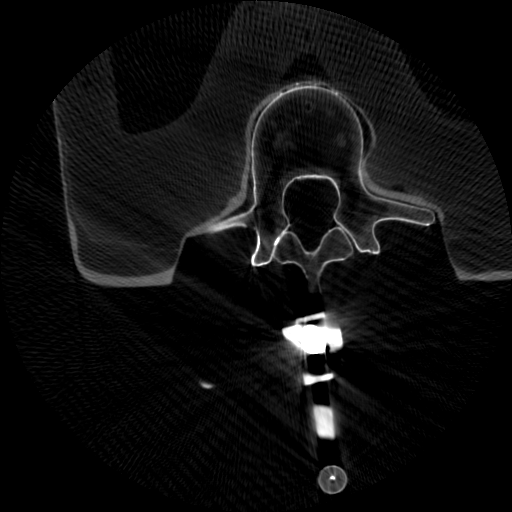
#> input picture 59.png, 512 x 512 px, found by its file name
$ jupyter execute circle.ipynb
#> lines starting #> are read from the running program, lines starting #| are printed output that depends on the picture; after the words box and inside, x2 and y2 are one past the last pixel; in counts of white or black regions, pixels touching at a corner belong together
[cell 1]
from PIL import Image
import matplotlib.pyplot as plt
import numpy as np
import cv2

# Read image.
img = cv2.imread('TCA_Training/59.png', cv2.IMREAD_COLOR)
#> img is the input picture: shape (512, 512, 3); min 0, max 255, mean 14.6

brightness_factor = 5  # Adjust this value as needed.

# Multiply the pixel values by the brightness factor.
enhanced_img = cv2.convertScaleAbs(img, alpha=brightness_factor, beta=0)
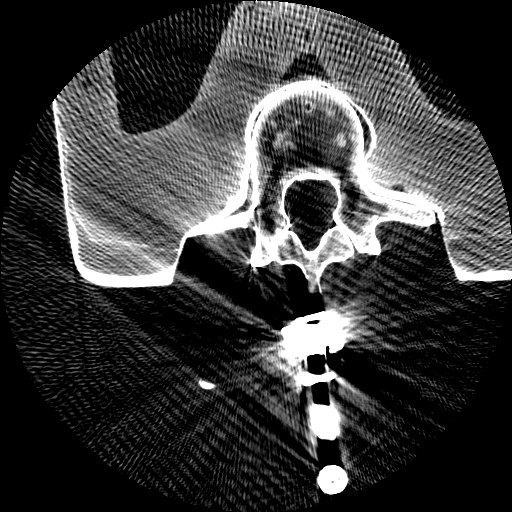
#> enhanced_img: shape (512, 512, 3); min 0, max 255, mean 56.3

# Convert the enhanced image to grayscale.
gray = cv2.cvtColor(enhanced_img, cv2.COLOR_BGR2GRAY)

# Binarize the grayscale image.
_, binary_image = cv2.threshold(gray, 128, 255, cv2.THRESH_BINARY)
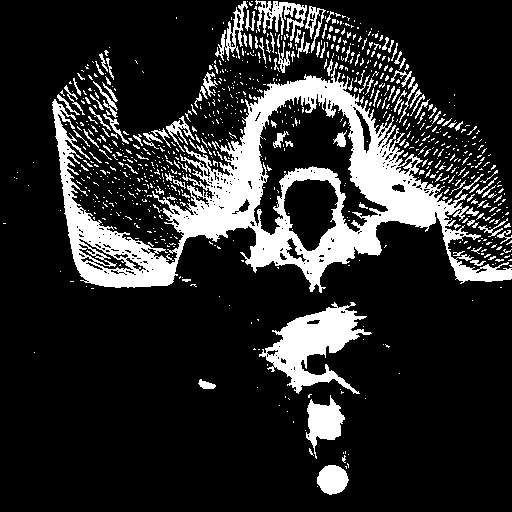
#> binary_image: shape (512, 512); 17.1% white; 871 white regions (751 under 20 px), largest, box (x1, y1, x2, y2) and area: (52, 62, 512, 293) 27522, (259, 302, 372, 394) 4350, (306, 395, 345, 459) 1238

# Fill in the shapes (contours) in the binary image.
binary_image = cv2.morphologyEx(binary_image, cv2.MORPH_CLOSE, np.ones((5, 5), np.uint8))
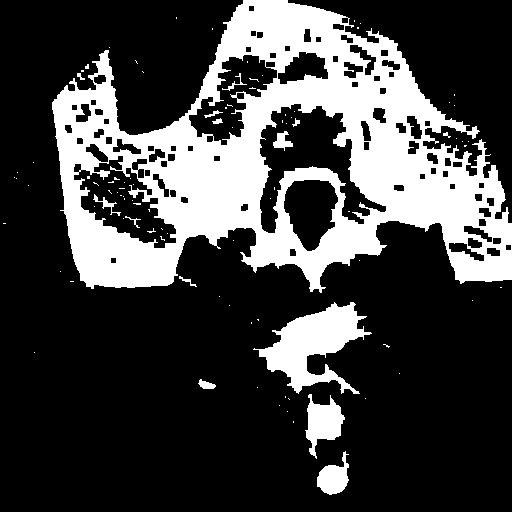
#> binary_image: shape (512, 512); 25.9% white; 95 white regions (80 under 20 px), largest, box (x1, y1, x2, y2) and area: (52, 0, 512, 293) 59944, (253, 302, 372, 394) 4768, (305, 394, 345, 459) 1336


# Apply Hough transform on the filled binary image.
detected_circles = cv2.HoughCircles(binary_image,
                                   cv2.HOUGH_GRADIENT, 1, 20, param1=50,
                                   param2=5, minRadius=0, maxRadius=20)
#> detected_circles = 151 rows, first 8: [109.5, 186.5, 19.4], [110.5, 144.5, 19.4], [124.5, 161.5, 18.3], [255.5, 68.5, 19.4], [321.5, 385.5, 18.3], [88.5, 165.5, 19.4], [459.5, 146.5, 19.4], [325.5, 420.5, 19.4]

# Draw circles that are detected.
if detected_circles is not None:
    # Convert the circle parameters a, b, and r to integers.
    detected_circles = np.uint16(np.around(detected_circles))
#> detected_circles = 151 rows, first 8: [110, 186, 19], [110, 144, 19], [124, 162, 18], [256, 68, 19], [322, 386, 18], [88, 166, 19], [460, 146, 19], [326, 420, 19]

    # Limit the number of circles to be drawn (e.g., 3 circles).
    num_circles_to_draw = 1

    for i, pt in enumerate(detected_circles[0, :]):
        if i >= num_circles_to_draw:
            break
        a, b, r = pt[0], pt[1], pt[2]

        # Draw the circumference of the circle.
        cv2.circle(img, (a, b), r, (255, 100, 255), 2)

        # Draw a small circle (of radius 1) to show the center.
        cv2.circle(img, (a, b), 1, (255, 0, 0), 2)
#> this loop made 2 passes
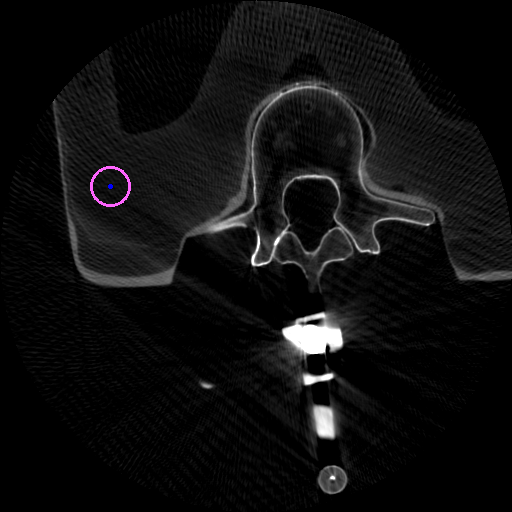
#> img: shape (512, 512, 3); 0.14% of pixels changed, all inside (x1, y1, x2, y2) = (90, 166, 131, 207)

    plt.imshow(img, cmap='gray', interpolation='bicubic')
    plt.show()
else:
    print("Nothing to see here!")

$ run again, with 24.png copied over 59.png
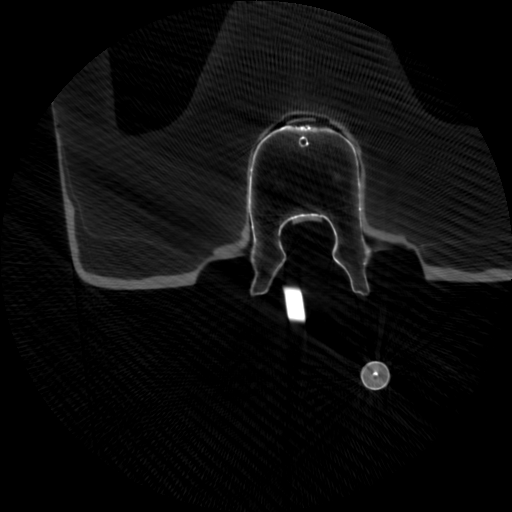
#> input picture 24.png, 512 x 512 px, found by its file name
#> img is the input picture: shape (512, 512, 3); min 0, max 255, mean 12.3
#> `binary_image = cv2.morphologyEx(binary_image, cv2.MORPH_CLOSE, np.ones..`:
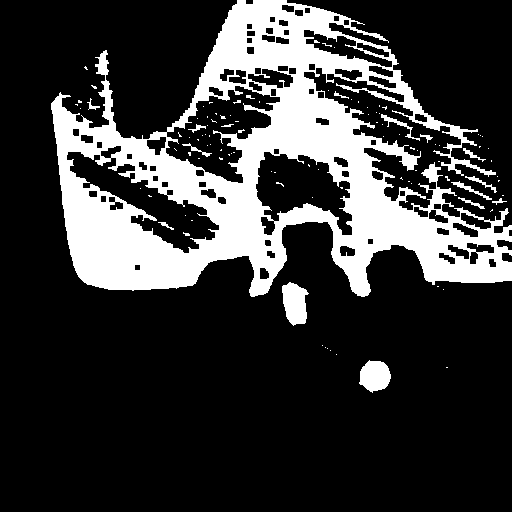
#> binary_image: shape (512, 512); 21.8% white; 107 white regions (90 under 20 px), largest, box (x1, y1, x2, y2) and area: (51, 0, 512, 297) 54289, (282, 282, 309, 326) 843, (359, 360, 391, 393) 766
#> `detected_circles = cv2.HoughCircles(binary_image, cv2.HOUGH_GRADIENT, ..`: detected_circles = 137 rows, first 8: [450.5, 198.5, 19.4], [389.5, 134.5, 19.4], [375.5, 376.5, 16.4], [181.5, 139.5, 19.4], [268.5, 86.5, 17.2], [385.5, 81.5, 17.2], [347.5, 52.5, 17.2], [364.5, 98.5, 19.4]
#> `detected_circles = np.uint16(np.around(detected_circles))`: detected_circles = 137 rows, first 8: [450, 198, 19], [390, 134, 19], [376, 376, 16], [182, 140, 19], [268, 86, 17], [386, 82, 17], [348, 52, 17], [364, 98, 19]
#> the loop `for i, pt in enumerate(detected_circles[0, :]):` made 2 passes
#> after the loop `for i, pt in enumerate(detected_circles[0, :]):`:
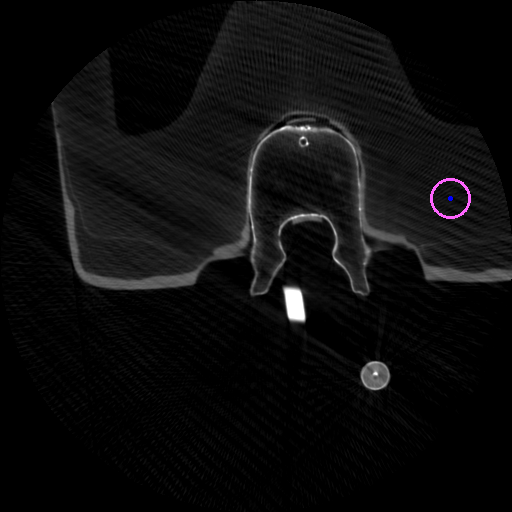
#> img: shape (512, 512, 3); 0.14% of pixels changed, all inside (x1, y1, x2, y2) = (430, 178, 471, 219)

$ run again, with 41.png copied over 59.png
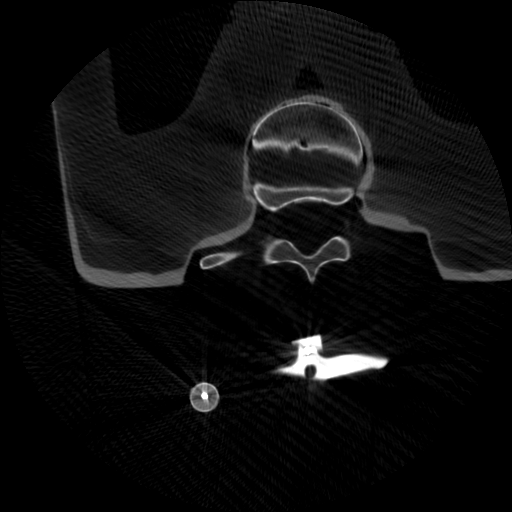
#> input picture 41.png, 512 x 512 px, found by its file name
#> img is the input picture: shape (512, 512, 3); min 0, max 255, mean 14.4
#> `binary_image = cv2.morphologyEx(binary_image, cv2.MORPH_CLOSE, np.ones..`:
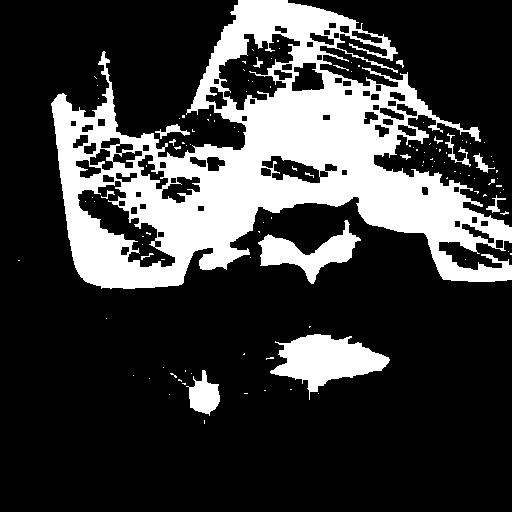
#> binary_image: shape (512, 512); 23.5% white; 115 white regions (98 under 20 px), largest, box (x1, y1, x2, y2) and area: (51, 0, 512, 289) 53144, (270, 334, 390, 400) 3933, (258, 220, 361, 284) 2398
#> `detected_circles = cv2.HoughCircles(binary_image, cv2.HOUGH_GRADIENT, ..`: detected_circles = 129 rows, first 8: [203.5, 397.5, 15.6], [364.5, 75.5, 19.4], [117.5, 158.5, 19.4], [387.5, 89.5, 19.4], [477.5, 181.5, 19.4], [261.5, 79.5, 19.4], [281.5, 59.5, 19.4], [300.5, 183.5, 19.4]
#> `detected_circles = np.uint16(np.around(detected_circles))`: detected_circles = 129 rows, first 8: [204, 398, 16], [364, 76, 19], [118, 158, 19], [388, 90, 19], [478, 182, 19], [262, 80, 19], [282, 60, 19], [300, 184, 19]
#> the loop `for i, pt in enumerate(detected_circles[0, :]):` made 2 passes
#> after the loop `for i, pt in enumerate(detected_circles[0, :]):`:
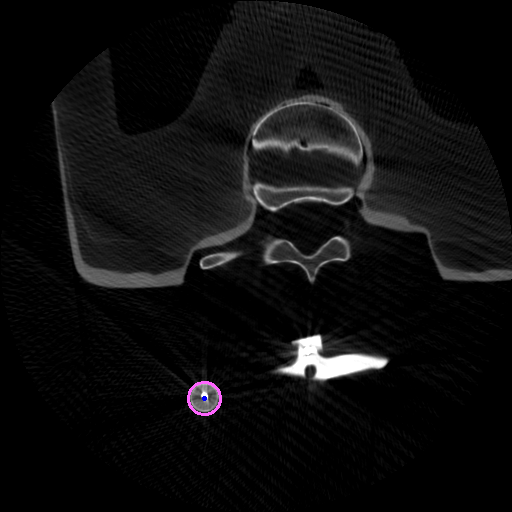
#> img: shape (512, 512, 3); 0.13% of pixels changed, all inside (x1, y1, x2, y2) = (187, 381, 222, 416)

$ run again, with 6.png copied over 59.png
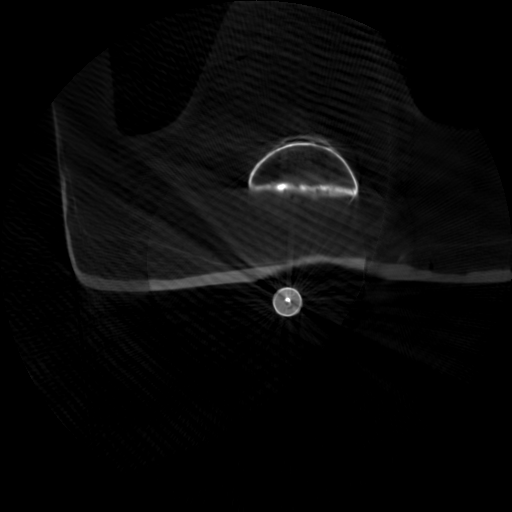
#> input picture 6.png, 512 x 512 px, found by its file name
#> img is the input picture: shape (512, 512, 3); min 0, max 255, mean 8.6
#> `binary_image = cv2.morphologyEx(binary_image, cv2.MORPH_CLOSE, np.ones..`:
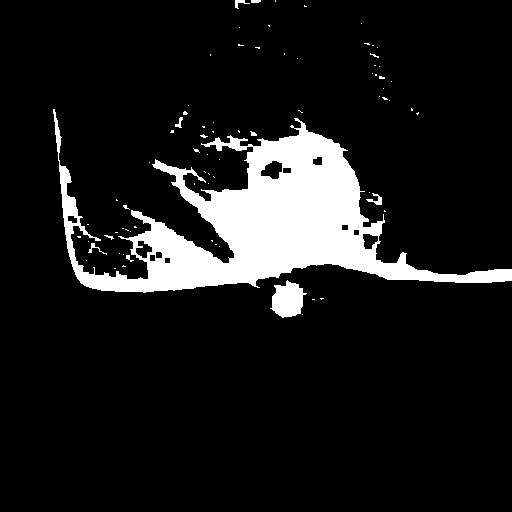
#> binary_image: shape (512, 512); 10.8% white; 77 white regions (67 under 20 px), largest, box (x1, y1, x2, y2) and area: (53, 109, 512, 293) 26813, (270, 280, 307, 318) 915, (366, 193, 382, 205) 79
#> `detected_circles = cv2.HoughCircles(binary_image, cv2.HOUGH_GRADIENT, ..`: detected_circles = 60 rows, first 8: [287.5, 298.5, 18], [80.5, 245.5, 15], [151.5, 239.5, 19.4], [128.5, 272.5, 18.3], [110.5, 253.5, 19.4], [235.5, 154.5, 17.2], [263.5, 156.5, 17.2], [192.5, 186.5, 14.9]
#> `detected_circles = np.uint16(np.around(detected_circles))`: detected_circles = 60 rows, first 8: [288, 298, 18], [80, 246, 15], [152, 240, 19], [128, 272, 18], [110, 254, 19], [236, 154, 17], [264, 156, 17], [192, 186, 15]
#> the loop `for i, pt in enumerate(detected_circles[0, :]):` made 2 passes
#> after the loop `for i, pt in enumerate(detected_circles[0, :]):`:
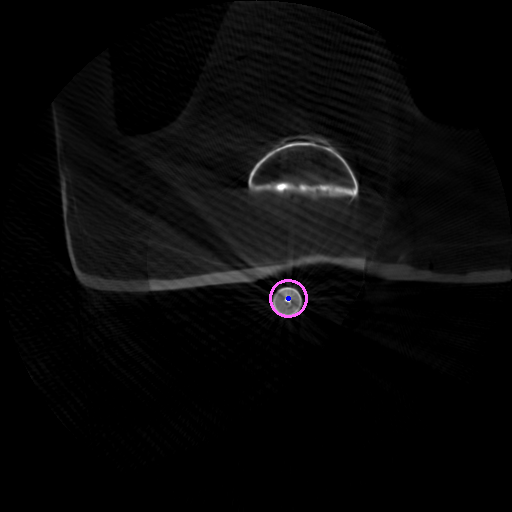
#> img: shape (512, 512, 3); 0.14% of pixels changed, all inside (x1, y1, x2, y2) = (269, 279, 308, 318)
